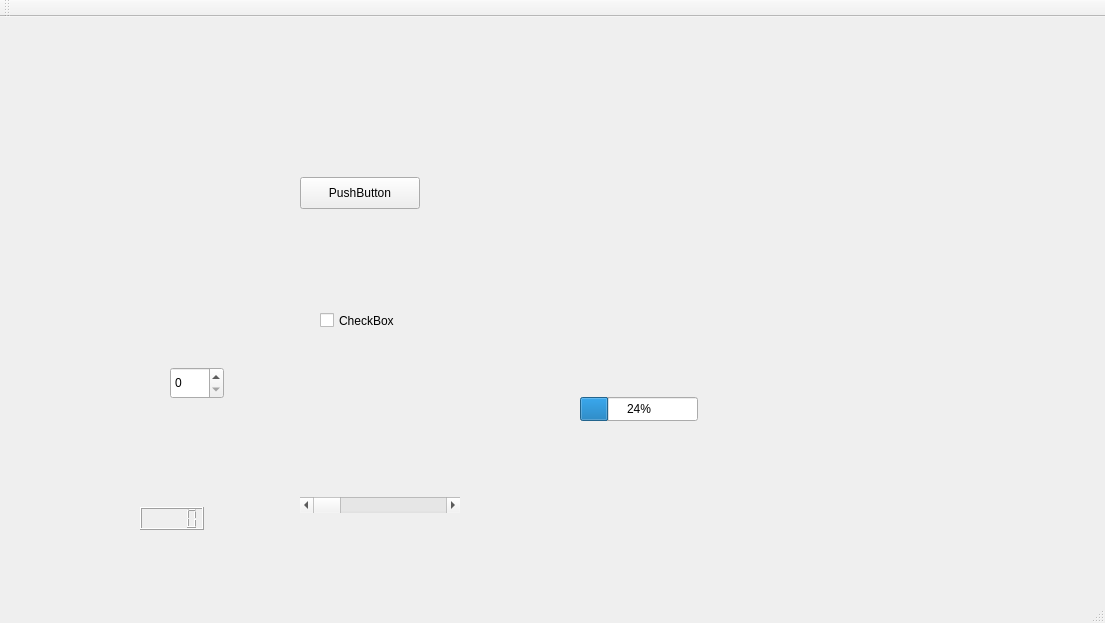
<?xml version="1.0" encoding="UTF-8"?>
<ui version="4.0">
 <class>MainWindow</class>
 <widget class="QMainWindow" name="MainWindow">
  <property name="geometry">
   <rect>
    <x>0</x>
    <y>0</y>
    <width>1105</width>
    <height>623</height>
   </rect>
  </property>
  <property name="windowTitle">
   <string>MainWindow</string>
  </property>
  <widget class="QWidget" name="centralWidget">
   <widget class="QPushButton" name="pushButton">
    <property name="geometry">
     <rect>
      <x>300</x>
      <y>160</y>
      <width>120</width>
      <height>32</height>
     </rect>
    </property>
    <property name="text">
     <string>PushButton</string>
    </property>
   </widget>
   <widget class="QCheckBox" name="checkBox">
    <property name="geometry">
     <rect>
      <x>320</x>
      <y>290</y>
      <width>115</width>
      <height>27</height>
     </rect>
    </property>
    <property name="text">
     <string>CheckBox</string>
    </property>
   </widget>
   <widget class="QSpinBox" name="spinBox">
    <property name="geometry">
     <rect>
      <x>170</x>
      <y>350</y>
      <width>54</width>
      <height>32</height>
     </rect>
    </property>
   </widget>
   <widget class="QScrollBar" name="horizontalScrollBar">
    <property name="geometry">
     <rect>
      <x>300</x>
      <y>480</y>
      <width>160</width>
      <height>16</height>
     </rect>
    </property>
    <property name="orientation">
     <enum>Qt::Horizontal</enum>
    </property>
   </widget>
   <widget class="QLCDNumber" name="lcdNumber">
    <property name="geometry">
     <rect>
      <x>140</x>
      <y>490</y>
      <width>64</width>
      <height>23</height>
     </rect>
    </property>
   </widget>
   <widget class="QProgressBar" name="progressBar">
    <property name="geometry">
     <rect>
      <x>580</x>
      <y>380</y>
      <width>118</width>
      <height>24</height>
     </rect>
    </property>
    <property name="value">
     <number>24</number>
    </property>
   </widget>
  </widget>
  <widget class="QMenuBar" name="menuBar">
   <property name="geometry">
    <rect>
     <x>0</x>
     <y>0</y>
     <width>1105</width>
     <height>30</height>
    </rect>
   </property>
  </widget>
  <widget class="QToolBar" name="mainToolBar">
   <attribute name="toolBarArea">
    <enum>TopToolBarArea</enum>
   </attribute>
   <attribute name="toolBarBreak">
    <bool>false</bool>
   </attribute>
  </widget>
  <widget class="QStatusBar" name="statusBar"/>
 </widget>
 <layoutdefault spacing="6" margin="11"/>
 <resources/>
 <connections/>
</ui>
